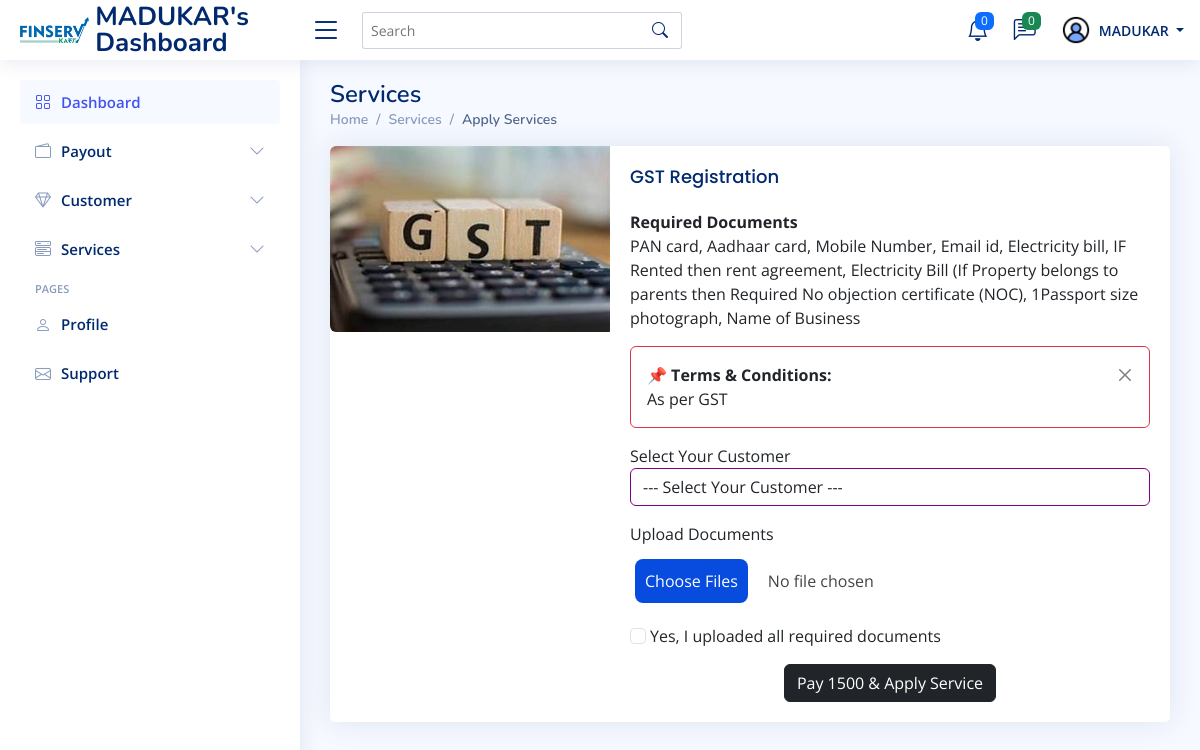
The page /agent/buy-service.php?id=9 (signed in) on the database its author committed.
### tables this page shows
CREATE TABLE `agent` (
  `id` int(11) NOT NULL,
  `AGID` varchar(100) DEFAULT NULL,
  `fname` varchar(100) DEFAULT NULL,
  `lname` varchar(100) DEFAULT NULL,
  `email` varchar(200) DEFAULT NULL,
  `phone` varchar(255) DEFAULT NULL,
  `doc` varchar(255) DEFAULT NULL,
  `password` varchar(20) DEFAULT NULL,
  `referral` varchar(50) DEFAULT NULL,
  `regDate` varchar(50) DEFAULT NULL,
  `AGProfile` varchar(255) DEFAULT NULL,
  `address` varchar(255) DEFAULT NULL,
  `fb` varchar(255) DEFAULT NULL,
  `insta` varchar(255) DEFAULT NULL,
  `linkedin` varchar(255) DEFAULT NULL,
  `twitter` varchar(255) DEFAULT NULL,
  `whatsapp` varchar(255) DEFAULT NULL,
  `IFSE` varchar(100) DEFAULT NULL,
  `bank` varchar(100) DEFAULT NULL,
  `branch` varchar(100) DEFAULT NULL,
  `ACNo` varchar(100) DEFAULT NULL
);

CREATE TABLE `services` (
  `id` int(11) NOT NULL,
  `service_name` varchar(255) NOT NULL,
  `service_image` varchar(255) NOT NULL,
  `required_documents` text NOT NULL,
  `service_price` varchar(10) DEFAULT NULL,
  `govt_fees` varchar(50) DEFAULT NULL,
  `percentage` varchar(50) DEFAULT NULL,
  `total_amt` varchar(50) DEFAULT NULL,
  `commission` varchar(50) DEFAULT NULL,
  `terms` text DEFAULT NULL
);

### agent/buy-service.php (the view, shortened to what this page needs)
<?php session_start();
   include_once('../include/config.php');
   if (strlen($_SESSION['id']==0)) {
   header('location:logout.php');
   } else{
   ?>
<!DOCTYPE html>
<html lang="en">
   <head>
      <link href="assets/vendor/bootstrap/css/bootstrap.min.css" rel="stylesheet">
      <link href="assets/vendor/bootstrap-icons/bootstrap-icons.css" rel="stylesheet">
      <link href="assets/vendor/boxicons/css/boxicons.min.css" rel="stylesheet">
      <link href="assets/vendor/quill/quill.snow.css" rel="stylesheet">
      <link href="assets/vendor/quill/quill.bubble.css" rel="stylesheet">
      <link href="assets/vendor/remixicon/remixicon.css" rel="stylesheet">
      <link href="assets/vendor/simple-datatables/style.css" rel="stylesheet">
      <link href="https://cdnjs.cloudflare.com/ajax/libs/font-awesome/5.10.0/css/all.min.css" rel="stylesheet">
      <link href="https://cdn.jsdelivr.net/npm/bootstrap-icons@1.4.1/font/bootstrap-icons.css" rel="stylesheet">
      <link href="assets/css/style.css" rel="stylesheet">
   </head>
   <body>
      <?php include("include/header.php"); ?>
      <?php include("include/sider.php"); ?>
      <main id="main" class="main">
         <div class="pagetitle">
            <h1>Services</h1>
            <nav>
               <ol class="breadcrumb">
                  <li class="breadcrumb-item"><a href="dashboard.php">Home</a></li>
                  <li class="breadcrumb-item">Services</li>
                  <li class="breadcrumb-item active">Apply Services</li>
               </ol>
            </nav>
         </div>
         <?php
            $servid=$_GET['id'];
            $query=mysqli_query($con,"select * from services where id='$servid'");
            while($result=mysqli_fetch_array($query))
            {?>
         <section class="section">
            <div class="card mb-3">
               <div class="row g-0">
                  <div class="col-md-4">
                     <img src="../admin/assets/services/<?php echo $result['service_image']; ?>" class="img-fluid rounded-start" alt="...">
                  </div>
                  <div class="col-md-8">
                     <div class="card-body">
                        <h5 class="card-title"><?php echo $result['service_name']; ?></h5>
                        <?php
                        $required_documents = $result['required_documents'];
                        $documentsArray = explode("\n", $required_documents);
                        $documentsArray = array_map('trim', $documentsArray);
                        $formattedDocuments = implode(", ", $documentsArray);
                        $terms = $result["terms"];
                        $terms = preg_replace('/\/(?!$)/', '<br>', $terms);
                        $terms = rtrim($terms, "/");
                        ?>
                        <p><b>Required Documents</b><br/><?php echo $formattedDocuments; ?></p>
                        <?php if (!empty($terms)) {
                        ?>
                        <div class='alert border-danger alert-dismissible fade show' role='alert'>
                        <b>&#128204; Terms & Conditions:</b><br/>
                          <?= $terms ?>
                        <button type='button' class='btn-close' data-bs-dismiss='alert' aria-label='Close alert'></button>
                        </div>
                        <?php } ?>
                        <form class="row g-3" id="myForm" enctype="multipart/form-data">
                           <div class="col-12">
                                <label for="email">Select Your Customer</label>
                                <select class="form-control" name="agent" aria-label="Default select example" style="border-color: purple" id="customerSelect" required>
                                    <option hidden="" disabled="disabled" selected="selected" value="">--- Select Your Customer ---</option>
                                </select>
                           </div>
                           <div class="col-12">
                              <label for="inputPassword4" class="form-label">Upload Documents</label>
                              <input type="file" name="file[]" accept=".xlsx, .xls, .csv, .pdf, .png, .jpg, .jpeg, .doc, .docx, .txt, .pptx, .zip, .rar" multiple required>
                           </div>
                           <div class="col-12">
                               <input class="form-check-input me-1" type="checkbox" value="" aria-label="..." required>Yes, I uploaded all required documents
                           </div>
                           <div class="text-center">
                              <button type="submit" class="btn btn-dark">Pay <?php echo $result['total_amt']; ?> & Apply Service</button>
                           </div>
                        </form>
                     </div>
                  </div>
               </div>
            </div>
         </section>
      </main>
      <?php } ?>
   </body>
</html>
<?php } ?>

### agent/include/header.php (shortened to what this page needs)
<?php session_start();
   include_once('../include/config.php');
?>
  <?php
  $userid=$_SESSION['id'];
  $query=mysqli_query($con,"select * from agent where id='$userid'");
  while($result=mysqli_fetch_array($query))
  {?>
  <header id="header" class="header fixed-top d-flex align-items-center">
    <div class="d-flex align-items-center justify-content-between">
      <a href="dashboard.php" class="logo d-flex align-items-center">
        <img src="include/logo.webp" alt="">
        <span class="d-none d-lg-block"><?php echo $result['fname'];?>'s Dashboard</span>
      </a>
      <i class="bi bi-list toggle-sidebar-btn"></i>
    </div>
    <div class="search-bar">
      <form class="search-form d-flex align-items-center" method="POST" action="#">
        <input type="text" name="query" placeholder="Search" title="Enter search keyword">
        <button type="submit" title="Search"><i class="bi bi-search"></i></button>
      </form>
    </div>
    <nav class="header-nav ms-auto">
      <ul class="d-flex align-items-center">
        <li class="nav-item dropdown">
          <a class="nav-link nav-icon" href="#" data-bs-toggle="dropdown">
            <i class="bi bi-bell"></i>
            <span class="badge bg-primary badge-number">0</span>
          </a>
        </li>
        <li class="nav-item dropdown">
          <a class="nav-link nav-icon" href="#" data-bs-toggle="dropdown">
            <i class="bi bi-chat-left-text"></i>
            <span class="badge bg-success badge-number">0</span>
          </a>
        </li>
        <li class="nav-item dropdown pe-3">
          <a class="nav-link nav-profile d-flex align-items-center pe-0" href="#" data-bs-toggle="dropdown">
            <?php $profileImage = empty($result['AGProfile']) ? 'assets/profile/avatar.png' : 'assets/profile/' . $result['AGProfile'];?>
            <img src="<?php echo $profileImage; ?>" alt="Profile" class="rounded-circle" height="30" width="30" style="object-fit: cover;">
            <span class="d-none d-md-block dropdown-toggle ps-2">
            <?php echo $result['fname'];?>
            </span>
          </a>
        </li>
      </ul>
    </nav>
  </header>
  <?php } ?>

### agent/assets/css/style.css (style rules this page uses)
:root { scroll-behavior: smooth; }
body { font-family: "Open Sans", sans-serif; background: #f6f9ff; color: #444444; }
a { color: #4154f1; text-decoration: none; }
h1, h2, h3, h4, h5, h6 { font-family: "Nunito", sans-serif; }
#main { margin-top: 60px; padding: 20px 30px; transition: all 0.3s; }
.pagetitle { margin-bottom: 10px; }
.pagetitle h1 { font-size: 24px; margin-bottom: 0; font-weight: 600; color: #012970; }
.card { margin-bottom: 30px; border: none; border-radius: 5px; box-shadow: 0px 0 30px rgba(1, 41, 112, 0.1); }
.card-title { padding: 20px 0 15px 0; font-size: 18px; font-weight: 500; color: #012970; font-family: "Poppins", sans-serif; }
.card-body { padding: 0 20px 20px 20px; }
.btn-close { background-size: 25%; }
.breadcrumb { font-size: 14px; font-family: "Nunito", sans-serif; color: #899bbd; font-weight: 600; }
.breadcrumb a { color: #899bbd; transition: 0.3s; }
.breadcrumb .breadcrumb-item::before { color: #899bbd; }
.breadcrumb .active { color: #51678f; font-weight: 600; }
.logo { line-height: 1; }
@media (min-width: 1200px) { .logo { width: 280px; } }
.logo img { max-height: 26px; margin-right: 6px; }
.logo span { font-size: 26px; font-weight: 700; color: #012970; font-family: "Nunito", sans-serif; }
.header { transition: all 0.5s; z-index: 997; height: 60px; box-shadow: 0px 2px 20px rgba(1, 41, 112, 0.1); background-color: #fff; padding-left: 20px; }
.header .toggle-sidebar-btn { font-size: 32px; padding-left: 10px; cursor: pointer; color: #012970; }
.header .search-bar { min-width: 360px; padding: 0 20px; }
.header .search-form { width: 100%; }
.header .search-form input { border: 0; font-size: 14px; color: #012970; border: 1px solid rgba(1, 41, 112, 0.2); padding: 7px 38px 7px 8px; border-radius: 3px; transition: 0.3s; width: 100%; }
.header .search-form button { border: 0; padding: 0; margin-left: -30px; background: none; }
.header .search-form button i { color: #012970; }
.header-nav ul { list-style: none; }
.header-nav>ul { margin: 0; padding: 0; }
.header-nav .nav-icon { font-size: 22px; color: #012970; margin-right: 25px; position: relative; }
.header-nav .nav-profile { color: #012970; }
.header-nav .nav-profile img { max-height: 36px; }
.header-nav .nav-profile span { font-size: 14px; font-weight: 600; }
.header-nav .badge-number { position: absolute; inset: -2px -5px auto auto; font-weight: normal; font-size: 12px; padding: 3px 6px; }
@media (min-width: 1200px) { #main, #footer { margin-left: 300px; } }

### agent/buy-service.php (style rules this page uses)
input[type=file] { width: 100%; max-width: 100%; color: #444; padding: 5px; background: #fff; border-radius: 8px; }

### rows shown on the page
agent: fname "MADUKAR", AGProfile (placeholder picture)
services: service_image (picture), service_name "GST Registration", required_documents "PAN card, Aadhaar card, Mobile Number, Email id, Electricity bill, IF Rented then rent agreement, Electricity Bill (If Property belongs to parents then Required No objection certificate (NOC), 1Passport size photograph, Name of Business", terms "As per GST", total_amt "1500"
